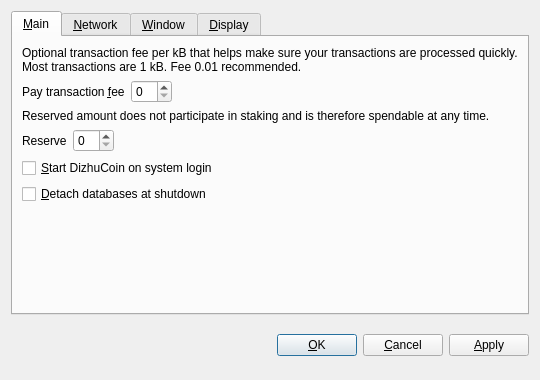
<?xml version="1.0" encoding="UTF-8"?>
<ui version="4.0">
 <class>OptionsDialog</class>
 <widget class="QDialog" name="OptionsDialog">
  <property name="geometry">
   <rect>
    <x>0</x>
    <y>0</y>
    <width>540</width>
    <height>380</height>
   </rect>
  </property>
  <property name="windowTitle">
   <string>Options</string>
  </property>
  <property name="modal">
   <bool>true</bool>
  </property>
  <layout class="QVBoxLayout" name="verticalLayout">
   <item>
    <widget class="QTabWidget" name="tabWidget">
     <property name="tabPosition">
      <enum>QTabWidget::North</enum>
     </property>
     <property name="currentIndex">
      <number>0</number>
     </property>
     <widget class="QWidget" name="tabMain">
      <attribute name="title">
       <string>&amp;Main</string>
      </attribute>
      <layout class="QVBoxLayout" name="verticalLayout_Main">
       <item>
        <widget class="QLabel" name="transactionFeeInfoLabel">
         <property name="text">
          <string>Optional transaction fee per kB that helps make sure your transactions are processed quickly. Most transactions are 1 kB. Fee 0.01 recommended.</string>
         </property>
         <property name="textFormat">
          <enum>Qt::PlainText</enum>
         </property>
         <property name="wordWrap">
          <bool>true</bool>
         </property>
        </widget>
       </item>
       <item>
        <layout class="QHBoxLayout" name="horizontalLayoutFee">
         <item>
          <widget class="QLabel" name="transactionFeeLabel">
           <property name="text">
            <string>Pay transaction &amp;fee</string>
           </property>
           <property name="textFormat">
            <enum>Qt::PlainText</enum>
           </property>
           <property name="buddy">
            <cstring>transactionFee</cstring>
           </property>
          </widget>
         </item>
         <item>
          <widget class="BitcoinAmountField" name="transactionFee"/>
         </item>
         <item>
          <spacer name="horizontalSpacerFee">
           <property name="orientation">
            <enum>Qt::Horizontal</enum>
           </property>
           <property name="sizeHint" stdset="0">
            <size>
             <width>40</width>
             <height>20</height>
            </size>
           </property>
          </spacer>
         </item>
        </layout>
       </item>
       <item>
        <widget class="QLabel" name="reserveBalanceInfoLabel">
         <property name="text">
          <string>Reserved amount does not participate in staking and is therefore spendable at any time.</string>
         </property>
         <property name="textFormat">
          <enum>Qt::PlainText</enum>
         </property>
         <property name="wordWrap">
          <bool>true</bool>
         </property>
        </widget>
       </item>
       <item>
        <layout class="QHBoxLayout" name="horizontalLayoutReserveBalance">
         <item>
          <widget class="QLabel" name="reserveBalanceLabel">
           <property name="text">
            <string>Reserve</string>
           </property>
           <property name="textFormat">
            <enum>Qt::PlainText</enum>
           </property>
           <property name="buddy">
            <cstring>reserveBalance</cstring>
           </property>
          </widget>
         </item>
         <item>
          <widget class="BitcoinAmountField" name="reserveBalance"/>
         </item>
         <item>
          <spacer name="horizontalSpacerReserveBalance">
           <property name="orientation">
            <enum>Qt::Horizontal</enum>
           </property>
           <property name="sizeHint" stdset="0">
            <size>
             <width>40</width>
             <height>20</height>
            </size>
           </property>
          </spacer>
         </item>
        </layout>
       </item>
       <item>
        <widget class="QCheckBox" name="bitcoinAtStartup">
         <property name="toolTip">
          <string>Automatically start DizhuCoin after logging in to the system.</string>
         </property>
         <property name="text">
          <string>&amp;Start DizhuCoin on system login</string>
         </property>
        </widget>
       </item>
       <item>
        <widget class="QCheckBox" name="detachDatabases">
         <property name="toolTip">
          <string>Detach block and address databases at shutdown. This means they can be moved to another data directory, but it slows down shutdown. The wallet is always detached.</string>
         </property>
         <property name="text">
          <string>&amp;Detach databases at shutdown</string>
         </property>
        </widget>
       </item>
       <item>
        <spacer name="verticalSpacer_Main">
         <property name="orientation">
          <enum>Qt::Vertical</enum>
         </property>
         <property name="sizeHint" stdset="0">
          <size>
           <width>20</width>
           <height>40</height>
          </size>
         </property>
        </spacer>
       </item>
      </layout>
     </widget>
     <widget class="QWidget" name="tabNetwork">
      <attribute name="title">
       <string>&amp;Network</string>
      </attribute>
      <layout class="QVBoxLayout" name="verticalLayout_Network">
       <item>
        <widget class="QCheckBox" name="mapPortUpnp">
         <property name="toolTip">
          <string>Automatically open the DizhuCoin client port on the router. This only works when your router supports UPnP and it is enabled.</string>
         </property>
         <property name="text">
          <string>Map port using &amp;UPnP</string>
         </property>
        </widget>
       </item>
       <item>
        <widget class="QCheckBox" name="connectSocks">
         <property name="toolTip">
          <string>Connect to the DizhuCoin network through a SOCKS proxy (e.g. when connecting through Tor).</string>
         </property>
         <property name="text">
          <string>&amp;Connect through SOCKS proxy:</string>
         </property>
        </widget>
       </item>
       <item>
        <layout class="QHBoxLayout" name="horizontalLayout_Network">
         <item>
          <widget class="QLabel" name="proxyIpLabel">
           <property name="text">
            <string>Proxy &amp;IP:</string>
           </property>
           <property name="textFormat">
            <enum>Qt::PlainText</enum>
           </property>
           <property name="buddy">
            <cstring>proxyIp</cstring>
           </property>
          </widget>
         </item>
         <item>
          <widget class="QValidatedLineEdit" name="proxyIp">
           <property name="maximumSize">
            <size>
             <width>140</width>
             <height>16777215</height>
            </size>
           </property>
           <property name="toolTip">
            <string>IP address of the proxy (e.g. 127.0.0.1)</string>
           </property>
          </widget>
         </item>
         <item>
          <widget class="QLabel" name="proxyPortLabel">
           <property name="text">
            <string>&amp;Port:</string>
           </property>
           <property name="textFormat">
            <enum>Qt::PlainText</enum>
           </property>
           <property name="buddy">
            <cstring>proxyPort</cstring>
           </property>
          </widget>
         </item>
         <item>
          <widget class="QLineEdit" name="proxyPort">
           <property name="maximumSize">
            <size>
             <width>55</width>
             <height>16777215</height>
            </size>
           </property>
           <property name="toolTip">
            <string>Port of the proxy (e.g. 9050)</string>
           </property>
          </widget>
         </item>
         <item>
          <widget class="QLabel" name="socksVersionLabel">
           <property name="text">
            <string>SOCKS &amp;Version:</string>
           </property>
           <property name="textFormat">
            <enum>Qt::PlainText</enum>
           </property>
           <property name="buddy">
            <cstring>socksVersion</cstring>
           </property>
          </widget>
         </item>
         <item>
          <widget class="QValueComboBox" name="socksVersion">
           <property name="toolTip">
            <string>SOCKS version of the proxy (e.g. 5)</string>
           </property>
          </widget>
         </item>
         <item>
          <spacer name="horizontalSpacer_Network">
           <property name="orientation">
            <enum>Qt::Horizontal</enum>
           </property>
           <property name="sizeHint" stdset="0">
            <size>
             <width>40</width>
             <height>20</height>
            </size>
           </property>
          </spacer>
         </item>
        </layout>
       </item>
       <item>
        <spacer name="verticalSpacer_Network">
         <property name="orientation">
          <enum>Qt::Vertical</enum>
         </property>
         <property name="sizeHint" stdset="0">
          <size>
           <width>20</width>
           <height>40</height>
          </size>
         </property>
        </spacer>
       </item>
      </layout>
     </widget>
     <widget class="QWidget" name="tabWindow">
      <attribute name="title">
       <string>&amp;Window</string>
      </attribute>
      <layout class="QVBoxLayout" name="verticalLayout_Window">
       <item>
        <widget class="QCheckBox" name="minimizeToTray">
         <property name="toolTip">
          <string>Show only a tray icon after minimizing the window.</string>
         </property>
         <property name="text">
          <string>&amp;Minimize to the tray instead of the taskbar</string>
         </property>
        </widget>
       </item>
       <item>
        <widget class="QCheckBox" name="minimizeOnClose">
         <property name="toolTip">
          <string>Minimize instead of exit the application when the window is closed. When this option is enabled, the application will be closed only after selecting Quit in the menu.</string>
         </property>
         <property name="text">
          <string>M&amp;inimize on close</string>
         </property>
        </widget>
       </item>
       <item>
        <spacer name="verticalSpacer_Window">
         <property name="orientation">
          <enum>Qt::Vertical</enum>
         </property>
         <property name="sizeHint" stdset="0">
          <size>
           <width>20</width>
           <height>40</height>
          </size>
         </property>
        </spacer>
       </item>
      </layout>
     </widget>
     <widget class="QWidget" name="tabDisplay">
      <attribute name="title">
       <string>&amp;Display</string>
      </attribute>
      <layout class="QVBoxLayout" name="verticalLayout_Display">
       <item>
        <layout class="QHBoxLayout" name="horizontalLayout_1_Display">
         <item>
          <widget class="QLabel" name="langLabel">
           <property name="text">
            <string>User Interface &amp;language:</string>
           </property>
           <property name="textFormat">
            <enum>Qt::PlainText</enum>
           </property>
           <property name="buddy">
            <cstring>lang</cstring>
           </property>
          </widget>
         </item>
         <item>
          <widget class="QValueComboBox" name="lang">
           <property name="toolTip">
            <string>The user interface language can be set here. This setting will take effect after restarting DizhuCoin.</string>
           </property>
          </widget>
         </item>
        </layout>
       </item>
       <item>
        <layout class="QHBoxLayout" name="horizontalLayout_2_Display">
         <item>
          <widget class="QLabel" name="unitLabel">
           <property name="text">
            <string>&amp;Unit to show amounts in:</string>
           </property>
           <property name="textFormat">
            <enum>Qt::PlainText</enum>
           </property>
           <property name="buddy">
            <cstring>unit</cstring>
           </property>
          </widget>
         </item>
         <item>
          <widget class="QValueComboBox" name="unit">
           <property name="toolTip">
            <string>Choose the default subdivision unit to show in the interface and when sending coins.</string>
           </property>
          </widget>
         </item>
        </layout>
       </item>
       <item>
        <widget class="QCheckBox" name="displayAddresses">
         <property name="toolTip">
          <string>Whether to show DizhuCoin addresses in the transaction list or not.</string>
         </property>
         <property name="text">
          <string>&amp;Display addresses in transaction list</string>
         </property>
        </widget>
       </item>
       <item>
        <widget class="QCheckBox" name="coinControlFeatures">
         <property name="toolTip">
          <string>Whether to show coin control features or not.</string>
         </property>
         <property name="text">
          <string>Display coin &amp;control features (experts only!)</string>
         </property>
        </widget>
       </item>
       <item>
        <spacer name="verticalSpacer_Display">
         <property name="orientation">
          <enum>Qt::Vertical</enum>
         </property>
         <property name="sizeHint" stdset="0">
          <size>
           <width>20</width>
           <height>40</height>
          </size>
         </property>
        </spacer>
       </item>
      </layout>
     </widget>
    </widget>
   </item>
   <item>
    <layout class="QHBoxLayout" name="horizontalLayout_Buttons">
     <item>
      <spacer name="horizontalSpacer_1">
       <property name="orientation">
        <enum>Qt::Horizontal</enum>
       </property>
       <property name="sizeHint" stdset="0">
        <size>
         <width>40</width>
         <height>48</height>
        </size>
       </property>
      </spacer>
     </item>
     <item>
      <widget class="QLabel" name="statusLabel">
       <property name="font">
        <font>
         <weight>75</weight>
         <bold>true</bold>
        </font>
       </property>
       <property name="text">
        <string/>
       </property>
       <property name="textFormat">
        <enum>Qt::PlainText</enum>
       </property>
       <property name="wordWrap">
        <bool>true</bool>
       </property>
      </widget>
     </item>
     <item>
      <spacer name="horizontalSpacer_2">
       <property name="orientation">
        <enum>Qt::Horizontal</enum>
       </property>
       <property name="sizeHint" stdset="0">
        <size>
         <width>40</width>
         <height>48</height>
        </size>
       </property>
      </spacer>
     </item>
     <item>
      <widget class="QPushButton" name="okButton">
       <property name="text">
        <string>&amp;OK</string>
       </property>
      </widget>
     </item>
     <item>
      <widget class="QPushButton" name="cancelButton">
       <property name="text">
        <string>&amp;Cancel</string>
       </property>
       <property name="autoDefault">
        <bool>false</bool>
       </property>
      </widget>
     </item>
     <item>
      <widget class="QPushButton" name="applyButton">
       <property name="text">
        <string>&amp;Apply</string>
       </property>
       <property name="autoDefault">
        <bool>false</bool>
       </property>
      </widget>
     </item>
    </layout>
   </item>
  </layout>
 </widget>
 <customwidgets>
  <customwidget>
   <class>BitcoinAmountField</class>
   <extends>QSpinBox</extends>
   <header>bitcoinamountfield.h</header>
  </customwidget>
  <customwidget>
   <class>QValueComboBox</class>
   <extends>QComboBox</extends>
   <header>qvaluecombobox.h</header>
  </customwidget>
  <customwidget>
   <class>QValidatedLineEdit</class>
   <extends>QLineEdit</extends>
   <header>qvalidatedlineedit.h</header>
  </customwidget>
 </customwidgets>
 <resources/>
 <connections/>
</ui>
